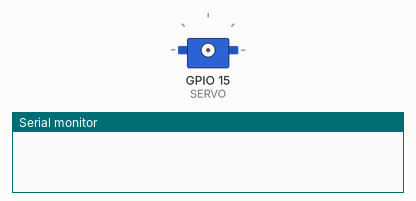
Simulated run of this sketch. Board: ESP8266 (NodeMCU). Shown: servo, the last lines printed to the serial monitor. WiFi joins after 1.5 s; servers stay silent unless stated.

Above: at 0.1 s.
At 3.0 s:
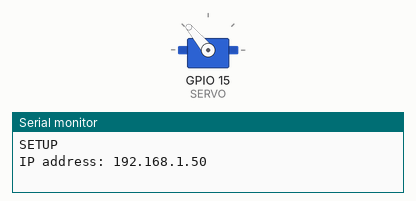
At 13.0 s:
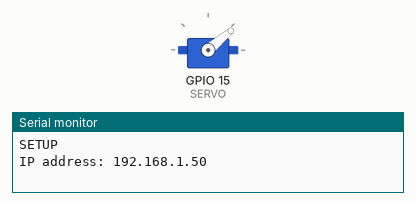
Timing chart, 0 to 14.5 s (numbered marks = the images above):
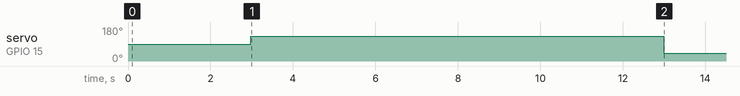

The sketch:

Mailbox.ino
```cpp
/**
   BasicHTTPClient.ino

    Created on: 24.05.2015

*/

#include <Arduino.h>

#include <ESP8266WiFi.h>

#include <ESP8266WiFiMulti.h>

#include <ESP8266WebServer.h>

#include <Servo.h>

#include "SoftwareSerial.h" // FROM https://github.com/plerup/espsoftwareserial

//#include "wificred.h" // wifiMulti.addAP("SSID", "PSK");

SoftwareSerial swSer(-1, 12);

ESP8266WebServer server(80);

#define SERVO 15

#define USE_SERIAL Serial

void handleFlag();
void printMessage();
void cutPaper();
void printMode(bool fat,bool big,bool line);
int flagTO = 200;

ESP8266WiFiMulti wifiMulti;

Servo myservo;  // create servo object to control a servo
// twelve servo objects can be created on most boards


void setup() {
  WiFi.persistent(false);
  WiFi.disconnect();
  WiFi.hostname("Mailbox");
  delay(200);
  // attaches the servo on GIO2 to the servo object
  USE_SERIAL.begin(115200);
  // USE_SERIAL.setDebugOutput(true);

  USE_SERIAL.println("SETUP");
  delay(200);

  wifiMulti.addAP("SSID", "PSK");

  USE_SERIAL.println();
  USE_SERIAL.println();

  byte x = 0;
  while (wifiMulti.run() != WL_CONNECTED) {          // DO until connected
    delay(500);
    USE_SERIAL.printf("[SETUP] WAIT %d...\n", x);
    x++;
  }


  server.on("/", []() {
    server.send(200, "text/plain", "ESP-WWW-Printer");
  });

  server.on("/print", printMessage);


  server.onNotFound([]() {
    server.send(200, "text/plain", "NOPE");
  });

  server.begin();

  Serial.print("IP address: ");
  Serial.println(WiFi.localIP());
  myservo.attach(SERVO);

  swSer.begin(9600);
  printMode(false,true,true);
  swSer.println("SENDER der Nachricht");
  swSer.println("\n");
  printMode(true,false,false);
  swSer.println("TEST-BETREFF");

  printMode(false,false,false);
  String mMessage = server.arg("message");
  swSer.println("Meine \nNachricht ist \n Etwas länger\n als erhofft");
  printMode(true,true,true);
  swSer.println("IP:");

  printMode(false,false,false);
  swSer.println(WiFi.localIP());
  cutPaper();
  delay(1000);
  myservo.write(30);
}

void cutPaper() {
  swSer.write(0x1d);
  swSer.write(0x56);
  swSer.write(66);
  swSer.write(3);
  swSer.write('\n');
}

void printMode(bool fat,bool big,bool line) {
  swSer.write(0x1b);
  swSer.write(0x21);
  byte pMode = 0;
  pMode += fat?0x08:0;
  pMode += big?0x30:0;
  pMode += line?0x80:0;
  swSer.write(pMode);
}

void printMessage() {
  flagTO = 200;
  printMode(false,true,true);
  String mName = server.arg("sender");
  swSer.println(mName);
  swSer.println("\n");
  printMode(true,false,false);
  String mSubject = server.arg("subject");
  swSer.println(mSubject);
  swSer.println("\n");
  printMode(false,false,false);
  String mMessage = server.arg("message");
  swSer.println(mMessage);
  swSer.println("\n");
  cutPaper();
  server.send(200, "text/plain", "OK");
}

int pos = 0;

void handleFlag() {
  if (flagTO > 0) {
    myservo.write(130);
    flagTO--;
  } else {
    myservo.write(40);
  }
}

void loop() {

  server.handleClient();
  handleFlag();
  delay(50);

}
```

Measured:
- by itself, servo on GPIO 15 (SERVO): 90° → 130° at 3.0 s, → 40° 10.0 s later
